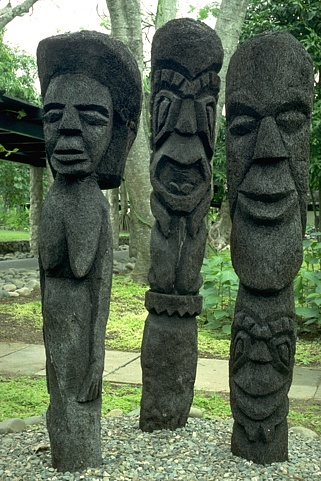
%> input picture dataset/BSD500/images/test/101085.jpg, 321 x 481 px; its folder holds only this picture in this run
$ octave comparison_matlab.m   (GNU Octave 9; MATLAB toolbox functions it lacks are replaced by stand-ins)
%> lines starting %> are read from the running program, lines starting %| are printed output that depends on the picture
### FeatureSIM.m
function [FSIM, FSIMc] = FeatureSIM(imageRef, imageDis)
% ========================================================================
% FSIM Index with automatic downsampling, Version 1.0
% Copyright(c) 2010 Lin ZHANG, Lei Zhang, Xuanqin Mou and David Zhang
% All Rights Reserved.
%
% ----------------------------------------------------------------------
% Permission to use, copy, or modify this software and its documentation
% for educational and research purposes only and without fee is here
% granted, provided that this copyright notice and the original authors'
% names appear on all copies and supporting documentation. This program
% shall not be used, rewritten, or adapted as the basis of a commercial
% software or hardware product without first obtaining permission of the
% authors. The authors make no representations about the suitability of
% this software for any purpose. It is provided "as is" without express
% or implied warranty.
%----------------------------------------------------------------------
%
% This is an implementation of the algorithm for calculating the
% Feature SIMilarity (FSIM) index between two images.
%
% Please refer to the following paper
%
% Lin Zhang, Lei Zhang, Xuanqin Mou, and David Zhang,"FSIM: a feature similarity
% index for image qualtiy assessment", IEEE Transactions on Image Processing, vol. 20, no. 8, pp. 2378-2386, 2011.
%
%----------------------------------------------------------------------
%
%Input : (1) imageRef: the first image being compared
%        (2) imageDis: the second image being compared
%
%Output: (1) FSIM: is the similarty score calculated using FSIM algorithm. FSIM
%	     only considers the luminance component of images. For colorful images,
%            they will be converted to the grayscale at first.
%        (2) FSIMc: is the similarity score calculated using FSIMc algorithm. FSIMc
%            considers both the grayscale and the color information.
%Note: For grayscale images, the returned FSIM and FSIMc are the same.
%
%-----------------------------------------------------------------------
%
%Usage:
%Given 2 test images img1 and img2. For gray-scale images, their dynamic range should be 0-255.
%For colorful images, the dynamic range of each color channel should be 0-255.
%
%[FSIM, FSIMc] = FeatureSIM(img1, img2);
%-----------------------------------------------------------------------

[rows, cols] = size(imageRef(:,:,1));
I1 = ones(rows, cols);
I2 = ones(rows, cols);
Q1 = ones(rows, cols);
Q2 = ones(rows, cols);

if ndims(imageRef) == 3 %images are colorful
    Y1 = 0.299 * double(imageRef(:,:,1)) + 0.587 * double(imageRef(:,:,2)) + 0.114 * double(imageRef(:,:,3));
    Y2 = 0.299 * double(imageDis(:,:,1)) + 0.587 * double(imageDis(:,:,2)) + 0.114 * double(imageDis(:,:,3));
    I1 = 0.596 * double(imageRef(:,:,1)) - 0.274 * double(imageRef(:,:,2)) - 0.322 * double(imageRef(:,:,3));
    I2 = 0.596 * double(imageDis(:,:,1)) - 0.274 * double(imageDis(:,:,2)) - 0.322 * double(imageDis(:,:,3));
    Q1 = 0.211 * double(imageRef(:,:,1)) - 0.523 * double(imageRef(:,:,2)) + 0.312 * double(imageRef(:,:,3));
    Q2 = 0.211 * double(imageDis(:,:,1)) - 0.523 * double(imageDis(:,:,2)) + 0.312 * double(imageDis(:,:,3));
else %images are grayscale
    Y1 = imageRef;
    Y2 = imageDis;
end

Y1 = double(Y1);
Y2 = double(Y2);
%%%%%%%%%%%%%%%%%%%%%%%%%
% Downsample the image
%%%%%%%%%%%%%%%%%%%%%%%%%
minDimension = min(rows,cols);
F = max(1,round(minDimension / 256));
aveKernel = fspecial('average',F);

aveI1 = conv2(I1, aveKernel,'same');
aveI2 = conv2(I2, aveKernel,'same');
I1 = aveI1(1:F:rows,1:F:cols);
I2 = aveI2(1:F:rows,1:F:cols);

aveQ1 = conv2(Q1, aveKernel,'same');
aveQ2 = conv2(Q2, aveKernel,'same');
Q1 = aveQ1(1:F:rows,1:F:cols);
Q2 = aveQ2(1:F:rows,1:F:cols);

aveY1 = conv2(Y1, aveKernel,'same');
aveY2 = conv2(Y2, aveKernel,'same');
Y1 = aveY1(1:F:rows,1:F:cols);
Y2 = aveY2(1:F:rows,1:F:cols);

%%%%%%%%%%%%%%%%%%%%%%%%%
% Calculate the phase congruency maps
%%%%%%%%%%%%%%%%%%%%%%%%%
PC1 = phasecong2(Y1);
PC2 = phasecong2(Y2);

%%%%%%%%%%%%%%%%%%%%%%%%%
% Calculate the gradient map
%%%%%%%%%%%%%%%%%%%%%%%%%
dx = [3 0 -3; 10 0 -10;  3  0 -3]/16;
dy = [3 10 3; 0  0   0; -3 -10 -3]/16;
IxY1 = conv2(Y1, dx, 'same');
IyY1 = conv2(Y1, dy, 'same');
gradientMap1 = sqrt(IxY1.^2 + IyY1.^2);

IxY2 = conv2(Y2, dx, 'same');
IyY2 = conv2(Y2, dy, 'same');
gradientMap2 = sqrt(IxY2.^2 + IyY2.^2);

%%%%%%%%%%%%%%%%%%%%%%%%%
% Calculate the FSIM
%%%%%%%%%%%%%%%%%%%%%%%%%
T1 = 0.85;  %fixed
T2 = 160; %fixed
PCSimMatrix = (2 * PC1 .* PC2 + T1) ./ (PC1.^2 + PC2.^2 + T1);
gradientSimMatrix = (2*gradientMap1.*gradientMap2 + T2) ./(gradientMap1.^2 + gradientMap2.^2 + T2);
PCm = max(PC1, PC2);
SimMatrix = gradientSimMatrix .* PCSimMatrix .* PCm;
FSIM = sum(sum(SimMatrix)) / sum(sum(PCm));

%%%%%%%%%%%%%%%%%%%%%%%%%
% Calculate the FSIMc
%%%%%%%%%%%%%%%%%%%%%%%%%
T3 = 200;
T4 = 200;
ISimMatrix = (2 * I1 .* I2 + T3) ./ (I1.^2 + I2.^2 + T3);
QSimMatrix = (2 * Q1 .* Q2 + T4) ./ (Q1.^2 + Q2.^2 + T4);

lambda = 0.03;

SimMatrixC = gradientSimMatrix .* PCSimMatrix .* real((ISimMatrix .* QSimMatrix) .^ lambda) .* PCm;
FSIMc = sum(sum(SimMatrixC)) / sum(sum(PCm));

return;

%%%%%%%%%%%%%%%%%%%%%%%%%%%%%%%%%%%%%%%%%%%%%%%%%%%%%%%%%%%%%%%%%%%%%%%%%%%%%%%%%%

function [ResultPC]=phasecong2(im)
% ========================================================================
% Copyright (c) 1996-2009 Peter Kovesi
% School of Computer Science & Software Engineering
% The University of Western Australia
% http://www.csse.uwa.edu.au/
%
% Permission is hereby  granted, free of charge, to any  person obtaining a copy
% of this software and associated  documentation files (the "Software"), to deal
% in the Software without restriction, subject to the following conditions:
%
% The above copyright notice and this permission notice shall be included in all
% copies or substantial portions of the Software.
%
% The software is provided "as is", without warranty of any kind.
% References:
%
%     Peter Kovesi, "Image Features From Phase Congruency". Videre: A
%     Journal of Computer Vision Research. MIT Press. Volume 1, Number 3,
%     Summer 1999 http://mitpress.mit.edu/e-journals/Videre/001/v13.html

nscale          = 4;     % Number of wavelet scales.
norient         = 4;     % Number of filter orientations.
minWaveLength   = 6;     % Wavelength of smallest scale filter.
mult            = 2;   % Scaling factor between successive filters.
sigmaOnf        = 0.55;  % Ratio of the standard deviation of the
                             % Gaussian describing the log Gabor filter's
                             % transfer function in the frequency domain
                             % to the filter center frequency.
dThetaOnSigma   = 1.2;   % Ratio of angular interval between filter orientations
                             % and the standard deviation of the angular Gaussian
                             % function used to construct filters in the
                             % freq. plane.
k               = 2.0;   % No of standard deviations of the noise
                             % energy beyond the mean at which we set the
                             % noise threshold point.
                             % below which phase congruency values get
                             % penalized.
epsilon         = .0001;                % Used to prevent division by zero.

thetaSigma = pi/norient/dThetaOnSigma;  % Calculate the standard deviation of the
                                        % angular Gaussian function used to
                                        % construct filters in the freq. plane.

[rows,cols] = size(im);
imagefft = fft2(im);              % Fourier transform of image

zero = zeros(rows,cols);
EO = cell(nscale, norient);       % Array of convolution results.

estMeanE2n = [];
ifftFilterArray = cell(1,nscale); % Array of inverse FFTs of filters

% Pre-compute some stuff to speed up filter construction

% Set up X and Y matrices with ranges normalised to +/- 0.5
% The following code adjusts things appropriately for odd and even values
% of rows and columns.
if mod(cols,2)
    xrange = [-(cols-1)/2:(cols-1)/2]/(cols-1);
else
    xrange = [-cols/2:(cols/2-1)]/cols;
end

if mod(rows,2)
    yrange = [-(rows-1)/2:(rows-1)/2]/(rows-1);
else
    yrange = [-rows/2:(rows/2-1)]/rows;
end

[x,y] = meshgrid(xrange, yrange);

radius = sqrt(x.^2 + y.^2);       % Matrix values contain *normalised* radius from centre.
theta = atan2(-y,x);              % Matrix values contain polar angle.
                                  % (note -ve y is used to give +ve
                                  % anti-clockwise angles)

radius = ifftshift(radius);       % Quadrant shift radius and theta so that filters
theta  = ifftshift(theta);        % are constructed with 0 frequency at the corners.
radius(1,1) = 1;                  % Get rid of the 0 radius value at the 0
                                  % frequency point (now at top-left corner)
                                  % so that taking the log of the radius will
                                  % not cause trouble.

sintheta = sin(theta);
costheta = cos(theta);
clear x; clear y; clear theta;    % save a little memory

% Filters are constructed in terms of two components.
% 1) The radial component, which controls the frequency band that the filter
%    responds to
% 2) The angular component, which controls the orientation that the filter
%    responds to.
% The two components are multiplied together to construct the overall filter.

% Construct the radial filter components...

% First construct a low-pass filter that is as large as possible, yet falls
% away to zero at the boundaries.  All log Gabor filters are multiplied by
% this to ensure no extra frequencies at the 'corners' of the FFT are
% incorporated as this seems to upset the normalisation process when
% calculating phase congrunecy.
lp = lowpassfilter([rows,cols],.45,15);   % Radius .45, 'sharpness' 15

logGabor = cell(1,nscale);

for s = 1:nscale
    wavelength = minWaveLength*mult^(s-1);
    fo = 1.0/wavelength;                  % Centre frequency of filter.
    logGabor{s} = exp((-(log(radius/fo)).^2) / (2 * log(sigmaOnf)^2));
    logGabor{s} = logGabor{s}.*lp;        % Apply low-pass filter
    logGabor{s}(1,1) = 0;                 % Set the value at the 0 frequency point of the filter
                                          % back to zero (undo the radius fudge).
end

% Then construct the angular filter components...

spread = cell(1,norient);

for o = 1:norient
  angl = (o-1)*pi/norient;           % Filter angle.

  % For each point in the filter matrix calculate the angular distance from
  % the specified filter orientation.  To overcome the angular wrap-around
  % problem sine difference and cosine difference values are first computed
  % and then the atan2 function is used to determine angular distance.

  ds = sintheta * cos(angl) - costheta * sin(angl);    % Difference in sine.
  dc = costheta * cos(angl) + sintheta * sin(angl);    % Difference in cosine.
  dtheta = abs(atan2(ds,dc));                          % Absolute angular distance.
  spread{o} = exp((-dtheta.^2) / (2 * thetaSigma^2));  % Calculate the
                                                       % angular filter component.
end

% The main loop...
EnergyAll(rows,cols) = 0;
AnAll(rows,cols) = 0;

for o = 1:norient                    % For each orientation.
  sumE_ThisOrient   = zero;          % Initialize accumulator matrices.
  sumO_ThisOrient   = zero;
  sumAn_ThisOrient  = zero;
  Energy            = zero;
  for s = 1:nscale,                  % For each scale.
    filter = logGabor{s} .* spread{o};   % Multiply radial and angular
                                         % components to get the filter.
    ifftFilt = real(ifft2(filter))*sqrt(rows*cols);  % Note rescaling to match power
    ifftFilterArray{s} = ifftFilt;                   % record ifft2 of filter
    % Convolve image with even and odd filters returning the result in EO
    EO{s,o} = ifft2(imagefft .* filter);

    An = abs(EO{s,o});                         % Amplitude of even & odd filter response.
    sumAn_ThisOrient = sumAn_ThisOrient + An;  % Sum of amplitude responses.
    sumE_ThisOrient = sumE_ThisOrient + real(EO{s,o}); % Sum of even filter convolution results.
    sumO_ThisOrient = sumO_ThisOrient + imag(EO{s,o}); % Sum of odd filter convolution results.
    if s==1                                 % Record mean squared filter value at smallest
      EM_n = sum(sum(filter.^2));           % scale. This is used for noise estimation.
      maxAn = An;                           % Record the maximum An over all scales.
    else
      maxAn = max(maxAn, An);
    end
  end                                       % ... and process the next scale

  % Get weighted mean filter response vector, this gives the weighted mean
  % phase angle.

  XEnergy = sqrt(sumE_ThisOrient.^2 + sumO_ThisOrient.^2) + epsilon;
  MeanE = sumE_ThisOrient ./ XEnergy;
  MeanO = sumO_ThisOrient ./ XEnergy;

  % Now calculate An(cos(phase_deviation) - | sin(phase_deviation)) | by
  % using dot and cross products between the weighted mean filter response
  % vector and the individual filter response vectors at each scale.  This
  % quantity is phase congruency multiplied by An, which we call energy.

  for s = 1:nscale,
      E = real(EO{s,o}); O = imag(EO{s,o});    % Extract even and odd
                                               % convolution results.
      Energy = Energy + E.*MeanE + O.*MeanO - abs(E.*MeanO - O.*MeanE);
  end

  % Compensate for noise
  % We estimate the noise power from the energy squared response at the
  % smallest scale.  If the noise is Gaussian the energy squared will have a
  % Chi-squared 2DOF pdf.  We calculate the median energy squared response
  % as this is a robust statistic.  From this we estimate the mean.
  % The estimate of noise power is obtained by dividing the mean squared
  % energy value by the mean squared filter value

  medianE2n = median(reshape(abs(EO{1,o}).^2,1,rows*cols));
  meanE2n = -medianE2n/log(0.5);
  estMeanE2n(o) = meanE2n;

  noisePower = meanE2n/EM_n;                       % Estimate of noise power.

  % Now estimate the total energy^2 due to noise
  % Estimate for sum(An^2) + sum(Ai.*Aj.*(cphi.*cphj + sphi.*sphj))

  EstSumAn2 = zero;
  for s = 1:nscale
    EstSumAn2 = EstSumAn2 + ifftFilterArray{s}.^2;
  end

  EstSumAiAj = zero;
  for si = 1:(nscale-1)
    for sj = (si+1):nscale
      EstSumAiAj = EstSumAiAj + ifftFilterArray{si}.*ifftFilterArray{sj};
    end
  end
  sumEstSumAn2 = sum(sum(EstSumAn2));
  sumEstSumAiAj = sum(sum(EstSumAiAj));

  EstNoiseEnergy2 = 2*noisePower*sumEstSumAn2 + 4*noisePower*sumEstSumAiAj;

  tau = sqrt(EstNoiseEnergy2/2);                     % Rayleigh parameter
  EstNoiseEnergy = tau*sqrt(pi/2);                   % Expected value of noise energy
  EstNoiseEnergySigma = sqrt( (2-pi/2)*tau^2 );

  T =  EstNoiseEnergy + k*EstNoiseEnergySigma;       % Noise threshold

  % The estimated noise effect calculated above is only valid for the PC_1 measure.
  % The PC_2 measure does not lend itself readily to the same analysis.  However
  % empirically it seems that the noise effect is overestimated roughly by a factor
  % of 1.7 for the filter parameters used here.

  T = T/1.7;        % Empirical rescaling of the estimated noise effect to
                    % suit the PC_2 phase congruency measure
  Energy = max(Energy - T, zero);          % Apply noise threshold

  EnergyAll = EnergyAll + Energy;
  AnAll = AnAll + sumAn_ThisOrient;
end  % For each orientation
ResultPC = EnergyAll ./ AnAll;
return;


%%%%%%%%%%%%%%%%%%%%%%%%%%%%%%%%%%%%%%%%%%%%%%%%%%%%%%%%%%%%%%%%%%%%%%%%%%%%
% LOWPASSFILTER - Constructs a low-pass butterworth filter.
%
% usage: f = lowpassfilter(sze, cutoff, n)
%
% where: sze    is a two element vector specifying the size of filter
%               to construct [rows cols].
%        cutoff is the cutoff frequency of the filter 0 - 0.5
%        n      is the order of the filter, the higher n is the sharper
%               the transition is. (n must be an integer >= 1).
%               Note that n is doubled so that it is always an even integer.
%
%                      1
%      f =    --------------------
%                              2n
%              1.0 + (w/cutoff)
%
% The frequency origin of the returned filter is at the corners.
%
% See also: HIGHPASSFILTER, HIGHBOOSTFILTER, BANDPASSFILTER
%

% Copyright (c) 1999 Peter Kovesi
% School of Computer Science & Software Engineering
% The University of Western Australia
% http://www.csse.uwa.edu.au/
%
% Permission is hereby granted, free of charge, to any person obtaining a copy
% of this software and associated documentation files (the "Software"), to deal
% in the Software without restriction, subject to the following conditions:
%
% The above copyright notice and this permission notice shall be included in
% all copies or substantial portions of the Software.
%
% The Software is provided "as is", without warranty of any kind.

% October 1999
% August  2005 - Fixed up frequency ranges for odd and even sized filters
%                (previous code was a bit approximate)

function f = lowpassfilter(sze, cutoff, n)

    if cutoff < 0 || cutoff > 0.5
	error('cutoff frequency must be between 0 and 0.5');
    end

    if rem(n,1) ~= 0 || n < 1
	error('n must be an integer >= 1');
    end

    if length(sze) == 1
	rows = sze; cols = sze;
    else
	rows = sze(1); cols = sze(2);
    end

    % Set up X and Y matrices with ranges normalised to +/- 0.5
    % The following code adjusts things appropriately for odd and even values
    % of rows and columns.
    if mod(cols,2)
	xrange = [-(cols-1)/2:(cols-1)/2]/(cols-1);
    else
	xrange = [-cols/2:(cols/2-1)]/cols;
    end

    if mod(rows,2)
	yrange = [-(rows-1)/2:(rows-1)/2]/(rows-1);
    else
	yrange = [-rows/2:(rows/2-1)]/rows;
    end

    [x,y] = meshgrid(xrange, yrange);
    radius = sqrt(x.^2 + y.^2);        % A matrix with every pixel = radius relative to centre.
    f = ifftshift( 1 ./ (1.0 + (radius ./ cutoff).^(2*n)) );   % The filter
    return;

### comparison_matlab.m
original_path= 'dataset/BSD500/images/test';

generated_path = 'NN';


files= dir(original_path);
files=files(3:end);
sum=0;
psnr_value= 0;

for i=1:length(files)
    file_name=files(i).name;

    image=imread(strcat(original_path, '/', file_name));
%> image is the input picture: size 481x321x3 uint8; mean R, G, B 87.8, 102.6, 80.9

    image_=imread(strcat(generated_path, '/', file_name));

    fsim= FeatureSIM(image, image_);
%> in FeatureSIM, `[rows, cols] = size(imageRef(:,:,1));`: rows = 481; cols = 321
%> in FeatureSIM, `Q1 = 0.211 * double(imageRef(:,:,1)) - 0.523 * double(imageRef(:,:,2))..`:
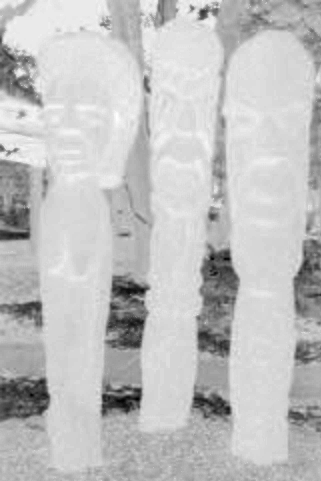
%> Q1: size 481x321 double; min -54.67, max 4.67, mean -9.87; drawn with min black and max white
%> in FeatureSIM, `F = max(1,round(minDimension / 256));`: F = 1
%> the loop in phasecong2, `for o = 1:norient` made 4 passes
%> (medianE2n, meanE2n, noisePower, EstNoiseEnergy2, tau, EstNoiseEnergy, EstNoiseEnergySigma, T) on passes 1 to 4: (16.92, 24.41, 0.00353, 62.73, 5.6, 7.02, 3.67, 8.45), (17.31, 24.97, 0.00361, 64.17, 5.66, 7.1, 3.71, 8.54), (15.22, 21.96, 0.00318, 56.42, 5.31, 6.66, 3.48, 8.01), (16.48, 23.77, 0.00344, 61.08, 5.53, 6.93, 3.62, 8.33)
%> pass 1, in phasecong2, `MeanO = sumO_ThisOrient ./ XEnergy;`:
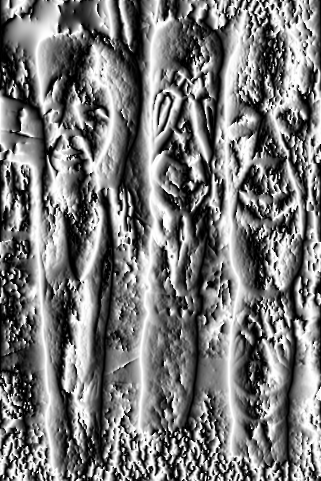
%> MeanO: size 481x321 double; min -1, max 1, mean -0.0549; drawn with min black and max white
%> pass 1, in phasecong2, `Energy = max(Energy - T, zero);`:
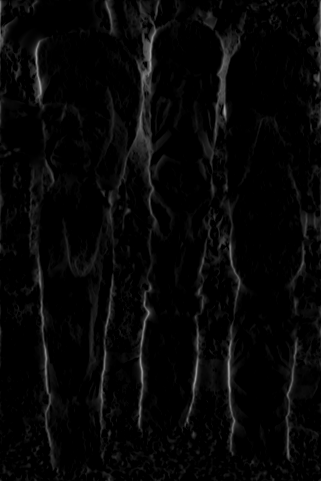
%> Energy: size 481x321 double; min 0, max 160.2, mean 7.2
%> after the loop in phasecong2, `for o = 1:norient`:
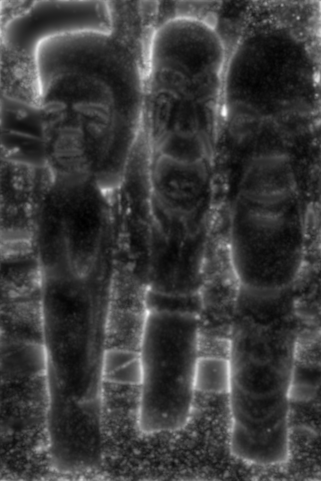
%> AnAll: size 481x321 double; min 16.62, max 442.6, mean 116.4; drawn with min black and max white
%> after the loop in phasecong2, `for o = 1:norient`:
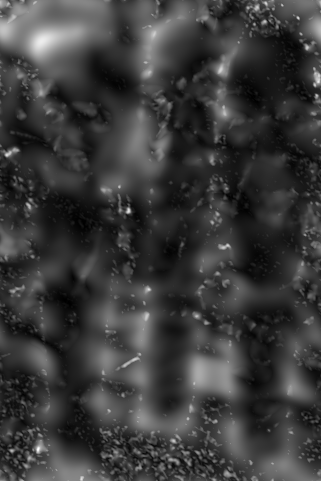
%> maxAn: size 481x321 double; min 0.881, max 46.15, mean 11.4; drawn with min black and max white
%> after the loop in phasecong2, `for o = 1:norient`: EM_n = 6909.3; EO = 16 items; estMeanE2n = [24.41 24.97 21.96 23.77]; ifftFilterArray = 4 items
%> in phasecong2, `ResultPC = EnergyAll ./ AnAll;`:
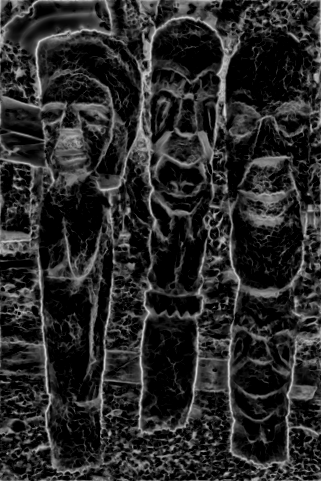
%> ResultPC: size 481x321 double; min 0, max 0.864, mean 0.163
%> the loop in phasecong2 (call 2), `for o = 1:norient` made 4 passes
%> in FeatureSIM, `gradientMap1 = sqrt(IxY1.^2 + IyY1.^2);`:
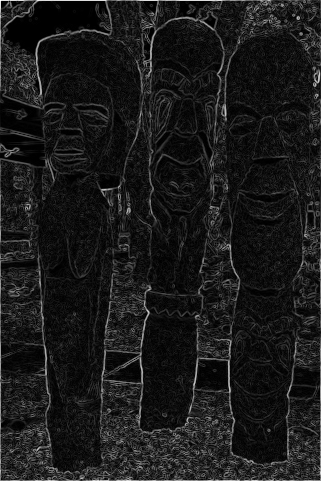
%> gradientMap1: size 481x321 double; min 0, max 291.7, mean 30.2; drawn with min black and max white
%> in FeatureSIM, `FSIM = sum(sum(SimMatrix)) / sum(sum(PCm));`: FSIM = 1
%> fsim = 1

    [peaksnr, snr]=psnr(image, image_);
%> peaksnr = Inf; snr = Inf
    sum= sum+fsim;
%> sum = 1
    psnr_value= psnr_value+ peaksnr;
%> psnr_value = Inf
end

fprintf('Final FSIM is %i', sum/100)
fprintf('Final PSNR is %i', psnr_value/100)
%| Final FSIM is 0.01Final PSNR is Inf

$ run again, on dataset/BSD500/images/test/106024.jpg
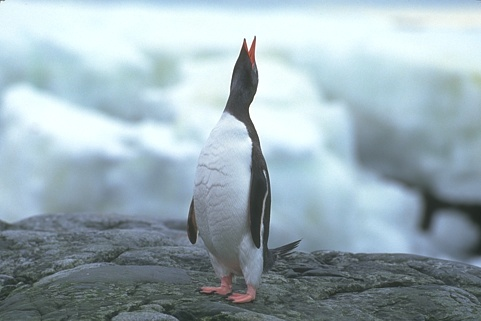
%> input picture dataset/BSD500/images/test/106024.jpg, 481 x 321 px
%> image is the input picture: size 321x481x3 uint8; mean R, G, B 155.2, 173.7, 181.8
%> in FeatureSIM, `[rows, cols] = size(imageRef(:,:,1));`: rows = 321; cols = 481
%> minDimension = 321
%> F = 1
%> the loop in phasecong2, `for o = 1:norient` made 4 passes
%> (medianE2n, meanE2n, noisePower, EstNoiseEnergy2, tau, EstNoiseEnergy, EstNoiseEnergySigma, T) on passes 1 to 4: (0.207, 0.298, 4.32e-05, 0.767, 0.619, 0.776, 0.406, 0.934), (0.28, 0.404, 5.85e-05, 1.04, 0.721, 0.903, 0.472, 1.09), (0.304, 0.438, 6.35e-05, 1.13, 0.751, 0.941, 0.492, 1.13), (0.246, 0.354, 5.13e-05, 0.911, 0.675, 0.846, 0.442, 1.02)
%> after the loop in phasecong2, `for o = 1:norient`:
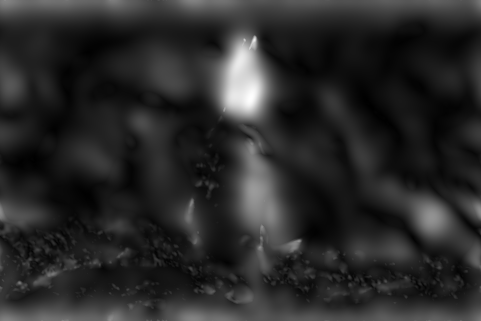
%> maxAn: size 321x481 double; min 0.186, max 41.78, mean 7; drawn with min black and max white
%> after the loop in phasecong2, `for o = 1:norient`: EM_n = 6909.3; EO = 16 items; estMeanE2n = [0.298 0.404 0.438 0.354]; ifftFilterArray = 4 items
%> the loop in phasecong2 (call 2), `for o = 1:norient` made 4 passes
%> in FeatureSIM, `gradientMap1 = sqrt(IxY1.^2 + IyY1.^2);`:
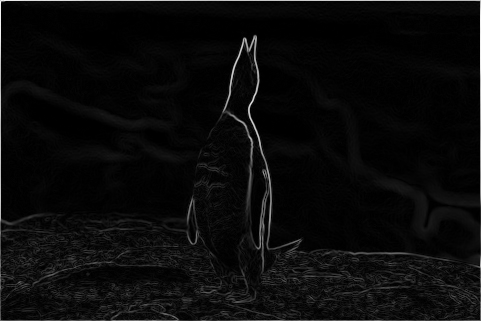
%> gradientMap1: size 321x481 double; min 0, max 248.2, mean 10.6
%> FSIM = 1
%> peaksnr = Inf
%> sum = 1
%> psnr_value = Inf
%| Final FSIM is 0.01Final PSNR is Inf
